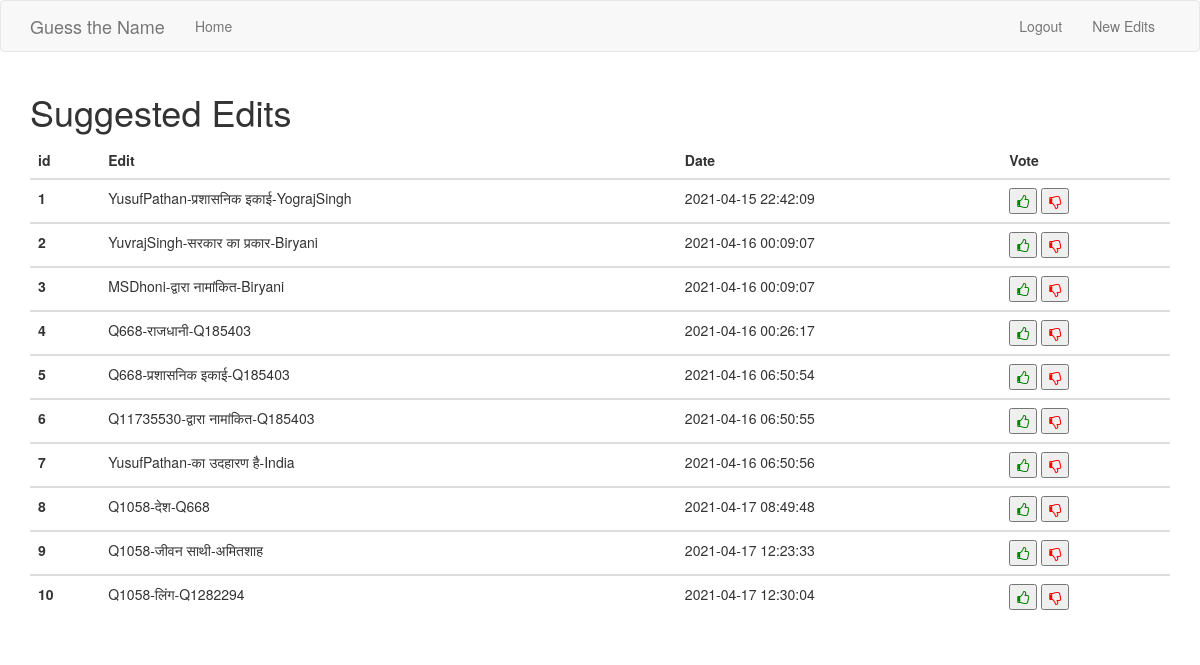
The page /edits/ (signed in) on the database as committed earlier.
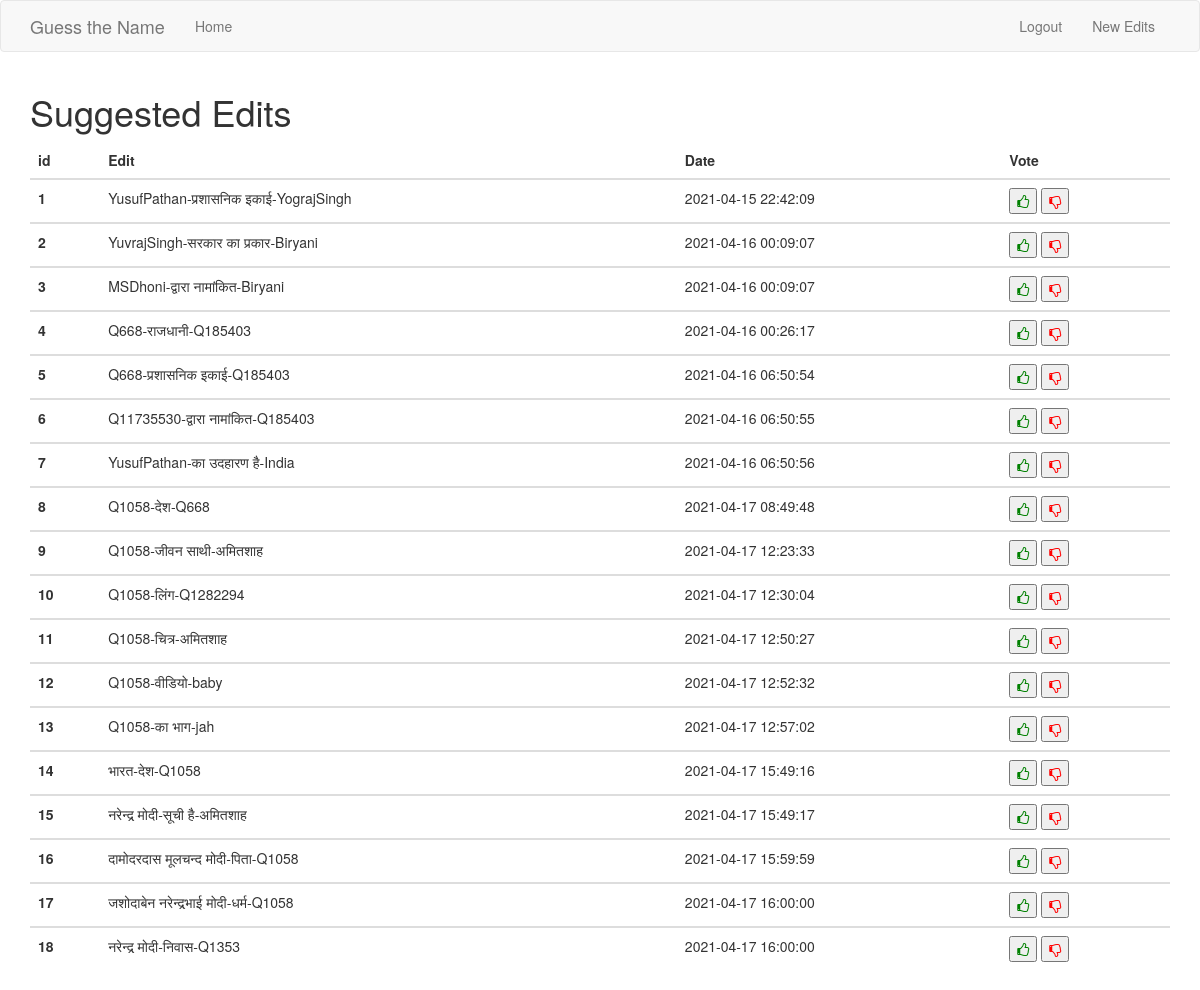
The same page on the database as committed later.
### app/models.py (models this page shows, shortened)
class Suggestions(db.Model):
    id = db.Column(db.Integer,primary_key=True)
    edit_triplet = db.Column(db.String(256),index=True,unique=True)
    date = db.Column(db.DateTime(timezone=True),default=func.now())
    votes = db.Column(db.Integer,default=1)

### app/webapp.py (the view)
@server_bp.route('/edits/')
@login_required
def new_edits():
    edits = db.session.query(Suggestions).all()
    for edit in edits:
        k = edit.edit_triplet.split('_')
        edit.final = '{}-{}-{}'.format(k[0],k[1],k[2])
    return render_template('edits.html',title='New Edits',data=edits)

### app/models.py (called while the page is built)
@login.user_loader
def load_user(id):
    return User.query.get(int(id))

### app/templates/edits.html
{% extends 'base.html' %}
{% import 'bootstrap/wtf.html' as wtf %}
{% block content %}
<div class ='container'>
<H1>Suggested Edits</H1>
<table class="table table-hover">
  <thead class="table-dark">
    <tr>
      <th scope="col">id</th>
      <th scope="col">Edit</th>
      <th scope="col">Date</th>
      <th scope="col">Vote</th>
    </tr>
  </thead>
  {% for item in data %}
  <tbody>
    <tr>
      <th scope="row">{{item.id}}</th>
      <td>{{item.final}}</td>
      <td>{{item.date}}</td>
      <td>
		<button class="like">
			<i class="fa fa-thumbs-o-up" aria-hidden="true" style="color:green"></i>
		</button>
		<button class="dislike">
			<i class="fa fa-thumbs-o-down" aria-hidden="true" style="color:red"></i>
		</button>
	</td>
    </tr>
   {% endfor %}
  </tbody>
</table>
</div>
{% endblock %}

### app/templates/base.html (shortened to what this page needs)
{% extends 'bootstrap/base.html' %}
{% block navbar %}
<link rel="stylesheet" href="https://cdnjs.cloudflare.com/ajax/libs/font-awesome/4.7.0/css/font-awesome.min.css">
    <nav class="navbar navbar-default">
        <div class="container">
            <div class="navbar-header">
                <a class="navbar-brand" href="{{ url_for('main.index') }}">Guess the Name</a>
            </div>
            <div class="collapse navbar-collapse" id="bs-example-navbar-collapse-1">
                <ul class="nav navbar-nav">
                    <li><a href="{{ url_for('main.index') }}">Home</a></li>
                </ul>
                <ul class="nav navbar-nav navbar-right">
                	{% if current_user.is_anonymous %}
					  <li><a href="{{ url_for('main.login') }}">Login</a></li>
					  {% else %}
					  <li><a href="{{ url_for('main.logout') }}">Logout</a></li>
                      <li><a href="{{ url_for('main.new_edits') }}">New Edits</a></li>
					  {% endif %}
                </ul>
            </div>
        </div>
    </nav>
{% endblock %}

Rows that differ between the two databases and show on the page:
added Suggestions: id "11", final "Q1058-चित्र-अमितशाह", date "2021-04-17 12:50:27"
added Suggestions: id "12", final "Q1058-वीडियो-baby", date "2021-04-17 12:52:32"
added Suggestions: id "13", final "Q1058-का भाग-jah", date "2021-04-17 12:57:02"
added Suggestions: id "14", final "भारत-देश-Q1058", date "2021-04-17 15:49:16"
added Suggestions: id "15", final "नरेन्द्र मोदी-सूची है-अमितशाह", date "2021-04-17 15:49:17"
added Suggestions: id "16", final "दामोदरदास मूलचन्द मोदी-पिता-Q1058", date "2021-04-17 15:59:59"
added Suggestions: id "17", final "जशोदाबेन नरेन्द्रभाई मोदी-धर्म-Q1058", date "2021-04-17 16:00:00"
added Suggestions: id "18", final "नरेन्द्र मोदी-निवास-Q1353", date "2021-04-17 16:00:00"
